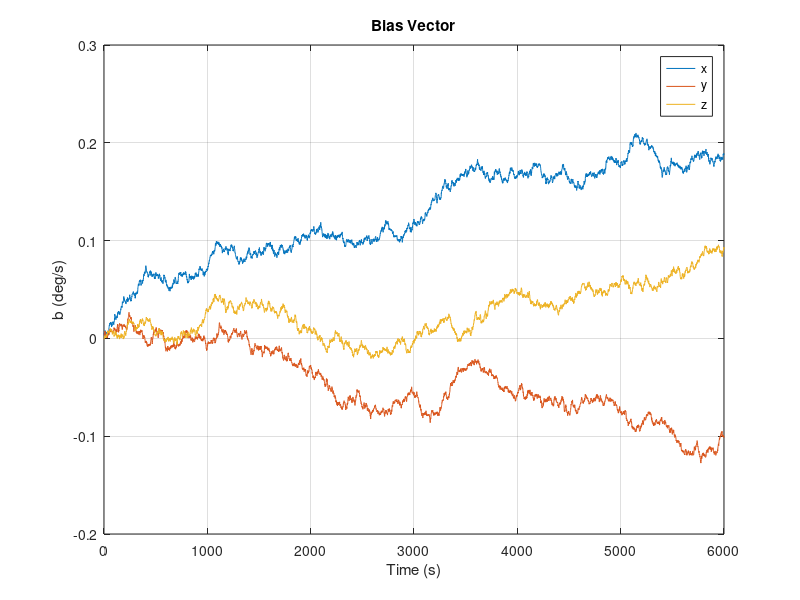
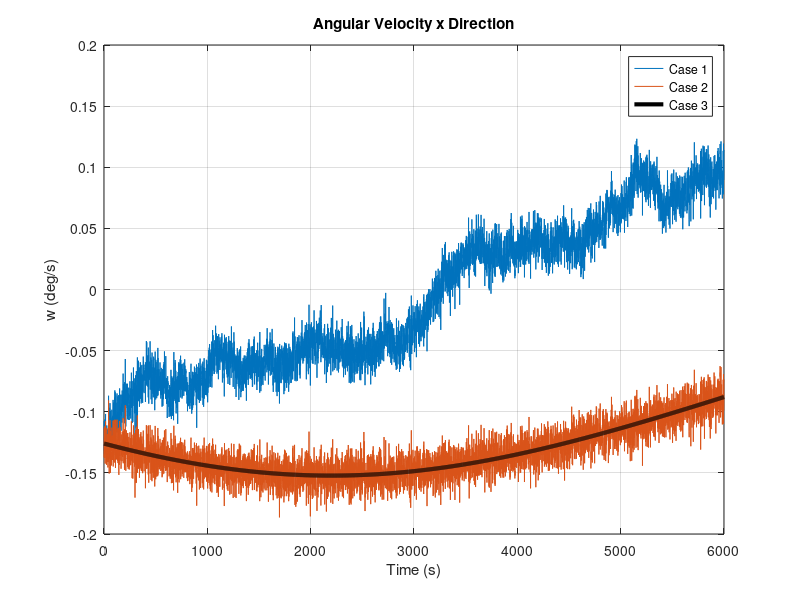
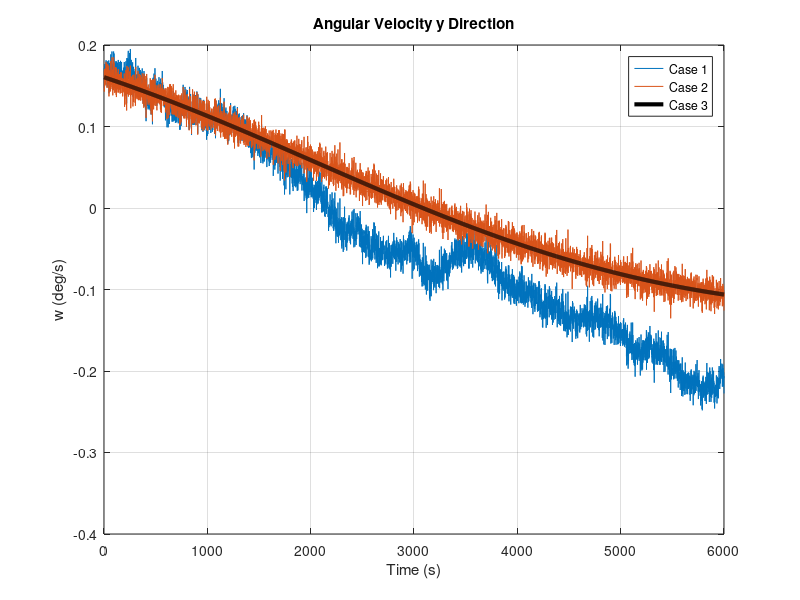
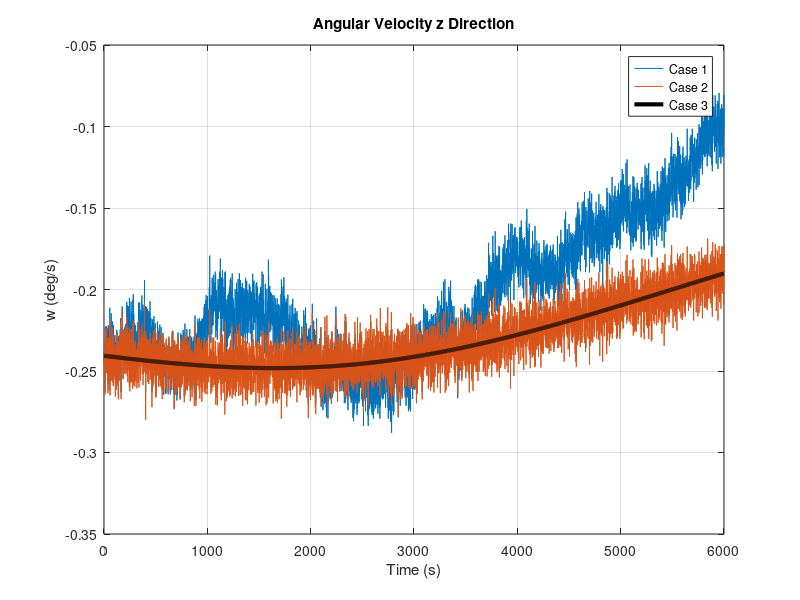

Reproduce these figures in MATLAB, in order.

clc;
clear;

% Student Number: 110210172 Last digit (n)

n = 2;
N = 6000;

% Initial and constant values 

b_rg = zeros(3, 6000);
b_rg(:, 1) = ([5; 1+n; 1-n] * 10^(-3));

temp = load('w_1.mat');                % Loading w in x direction from hw1
w_x = rad2deg(temp.w_1); 

temp2 = load('w_2.mat');               % Loading w in y direction from hw1
w_y = rad2deg(temp2.w_2); 

temp3 = load('w_3.mat');               % Loading w in z direction from hw1
w_z = rad2deg(temp3.w_3);

W_true = [w_x; w_y; w_z];

% --------------------------------------------------------------------------------------------------------------------------------------------------

% Calculating Rate Gyro Bias Vector with Euler

v_rgb = zeros(3, 6000);

for i = 1:5999

    v_rgb(:, i) = 1 * 10^(-3) * randn(3,1);

    b_rg(:, i + 1) = b_rg(:, i) + v_rgb(:, i);

end

% --------------------------------------------------------------------------------------------------------------------------------------------------

% Calculating Gyroscope Measurements

v_rg = zeros(3, 6000);

W_BN = zeros(3, 6000);
W_BN2 = zeros(3, 6000);
W_BN3 = zeros(3, 6000);

for i = 1:N

    v_rg(:, i) = 1 * 10^(-2) * randn(3,1);

    W_BN(:, i) = W_true(:, i) + b_rg(:, i) + v_rg(:, i);
    W_BN2(:, i) = W_true(:, i) + v_rg(:, i);
    W_BN3(:, i) = W_true(:, i);

end

% --------------------------------------------------------------------------------------------------------------------------------------------------

% Plotting

dt = 1:6000;                           % Time  

% Plotting Rate Gyro Bias Vector

figure;
plot(dt, b_rg(1, :));
hold on;
plot(dt, b_rg(2, :));
plot(dt, b_rg(3, :));
title('Bias Vector');
xlabel('Time (s)');
ylabel('b (deg/s)');
legend('x', 'y', 'z');
grid on;

% Plotting Angular Velocity

figure;
plot(dt, W_BN(1, :));
hold on;
plot(dt, W_BN2(1, :));
plot(dt, W_BN3(1, :), 'k', 'LineWidth', 3);
hold off;
title('Angular Velocity x Direction');
xlabel('Time (s)');
ylabel('w (deg/s)');
legend('Case 1', 'Case 2', 'Case 3');
grid on;

figure;
plot(dt, W_BN(2, :));
hold on;
plot(dt, W_BN2(2, :));
plot(dt, W_BN3(2, :), 'k', 'LineWidth', 3);
hold off;
title('Angular Velocity y Direction');
xlabel('Time (s)');
ylabel('w (deg/s)');
legend('Case 1', 'Case 2', 'Case 3');
grid on;

figure;
plot(dt, W_BN(3, :));
hold on;
plot(dt, W_BN2(3, :));
plot(dt, W_BN3(3, :), 'k', 'LineWidth', 3);
hold off;
title('Angular Velocity z Direction');
xlabel('Time (s)');
ylabel('w (deg/s)');
legend('Case 1', 'Case 2', 'Case 3');
grid on;




